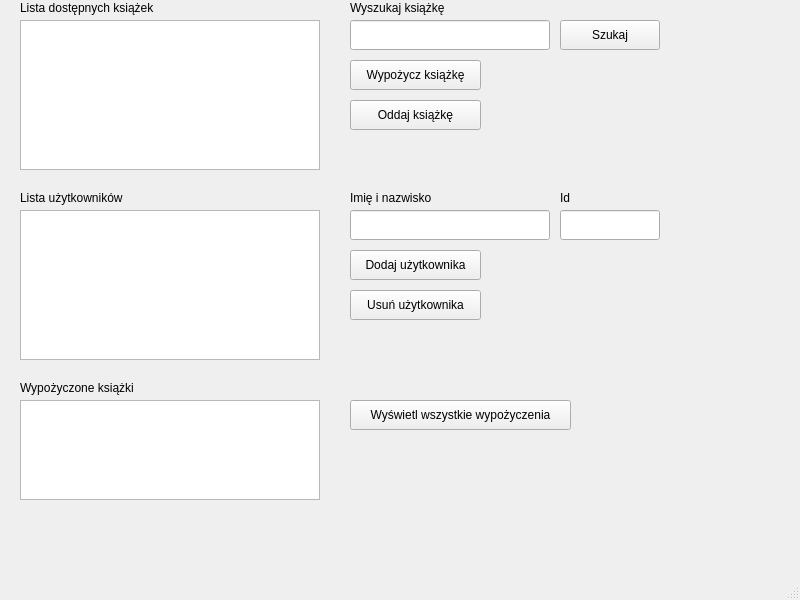
<?xml version="1.0" encoding="UTF-8"?>
<ui version="4.0">
 <class>MainWindow</class>
 <widget class="QMainWindow" name="MainWindow">
  <property name="geometry">
   <rect>
    <x>0</x>
    <y>0</y>
    <width>800</width>
    <height>600</height>
   </rect>
  </property>
  <property name="windowTitle">
   <string>BIBLIAteka</string>
  </property>
  <widget class="QWidget" name="centralwidget">
   <widget class="QListWidget" name="listaKsiazek">
    <property name="geometry">
     <rect>
      <x>20</x>
      <y>20</y>
      <width>300</width>
      <height>150</height>
     </rect>
    </property>
   </widget>
   <widget class="QListWidget" name="listaUzytkownikow">
    <property name="geometry">
     <rect>
      <x>20</x>
      <y>210</y>
      <width>300</width>
      <height>150</height>
     </rect>
    </property>
   </widget>
   <widget class="QListWidget" name="listaWypozyczonych">
    <property name="geometry">
     <rect>
      <x>20</x>
      <y>400</y>
      <width>300</width>
      <height>100</height>
     </rect>
    </property>
   </widget>
   <widget class="QLineEdit" name="lineEditImieNazwisko">
    <property name="geometry">
     <rect>
      <x>350</x>
      <y>210</y>
      <width>200</width>
      <height>30</height>
     </rect>
    </property>
    <property name="text">
     <string/>
    </property>
   </widget>
   <widget class="QLineEdit" name="lineEditID">
    <property name="geometry">
     <rect>
      <x>560</x>
      <y>210</y>
      <width>100</width>
      <height>30</height>
     </rect>
    </property>
    <property name="text">
     <string/>
    </property>
   </widget>
   <widget class="QLineEdit" name="lineEditSzukaj">
    <property name="geometry">
     <rect>
      <x>350</x>
      <y>20</y>
      <width>200</width>
      <height>30</height>
     </rect>
    </property>
    <property name="text">
     <string/>
    </property>
   </widget>
   <widget class="QPushButton" name="dodajOsobeButton">
    <property name="geometry">
     <rect>
      <x>350</x>
      <y>250</y>
      <width>131</width>
      <height>30</height>
     </rect>
    </property>
    <property name="text">
     <string>Dodaj użytkownika</string>
    </property>
   </widget>
   <widget class="QPushButton" name="wypozyczButton">
    <property name="geometry">
     <rect>
      <x>350</x>
      <y>60</y>
      <width>131</width>
      <height>30</height>
     </rect>
    </property>
    <property name="text">
     <string>Wypożycz książkę</string>
    </property>
   </widget>
   <widget class="QPushButton" name="oddajButton">
    <property name="geometry">
     <rect>
      <x>350</x>
      <y>100</y>
      <width>131</width>
      <height>30</height>
     </rect>
    </property>
    <property name="text">
     <string>Oddaj książkę</string>
    </property>
   </widget>
   <widget class="QPushButton" name="wyswietlButton">
    <property name="geometry">
     <rect>
      <x>350</x>
      <y>400</y>
      <width>221</width>
      <height>30</height>
     </rect>
    </property>
    <property name="text">
     <string>Wyświetl wszystkie wypożyczenia</string>
    </property>
   </widget>
   <widget class="QPushButton" name="znajdzButton">
    <property name="geometry">
     <rect>
      <x>560</x>
      <y>20</y>
      <width>100</width>
      <height>30</height>
     </rect>
    </property>
    <property name="text">
     <string>Szukaj</string>
    </property>
   </widget>
   <widget class="QLabel" name="label_imie">
    <property name="geometry">
     <rect>
      <x>350</x>
      <y>190</y>
      <width>91</width>
      <height>16</height>
     </rect>
    </property>
    <property name="text">
     <string>Imię i nazwisko</string>
    </property>
   </widget>
   <widget class="QLabel" name="label_id">
    <property name="geometry">
     <rect>
      <x>560</x>
      <y>190</y>
      <width>58</width>
      <height>16</height>
     </rect>
    </property>
    <property name="text">
     <string>Id</string>
    </property>
   </widget>
   <widget class="QLabel" name="label_wysz_ksiazke">
    <property name="geometry">
     <rect>
      <x>350</x>
      <y>0</y>
      <width>111</width>
      <height>16</height>
     </rect>
    </property>
    <property name="text">
     <string>Wyszukaj książkę</string>
    </property>
   </widget>
   <widget class="QLabel" name="label_lista_ks">
    <property name="geometry">
     <rect>
      <x>20</x>
      <y>0</y>
      <width>171</width>
      <height>16</height>
     </rect>
    </property>
    <property name="text">
     <string>Lista dostępnych książek</string>
    </property>
   </widget>
   <widget class="QLabel" name="label_uzytkownikow">
    <property name="geometry">
     <rect>
      <x>20</x>
      <y>190</y>
      <width>151</width>
      <height>16</height>
     </rect>
    </property>
    <property name="text">
     <string>Lista użytkowników</string>
    </property>
   </widget>
   <widget class="QLabel" name="label_wypozyczenia">
    <property name="geometry">
     <rect>
      <x>20</x>
      <y>380</y>
      <width>131</width>
      <height>16</height>
     </rect>
    </property>
    <property name="text">
     <string>Wypożyczone książki</string>
    </property>
   </widget>
   <widget class="QPushButton" name="usunUzytkownikaButton">
    <property name="geometry">
     <rect>
      <x>350</x>
      <y>290</y>
      <width>131</width>
      <height>30</height>
     </rect>
    </property>
    <property name="text">
     <string>Usuń użytkownika</string>
    </property>
   </widget>
  </widget>
  <widget class="QMenuBar" name="menubar">
   <property name="geometry">
    <rect>
     <x>0</x>
     <y>0</y>
     <width>800</width>
     <height>38</height>
    </rect>
   </property>
  </widget>
  <widget class="QStatusBar" name="statusbar"/>
 </widget>
 <resources/>
 <connections/>
</ui>
